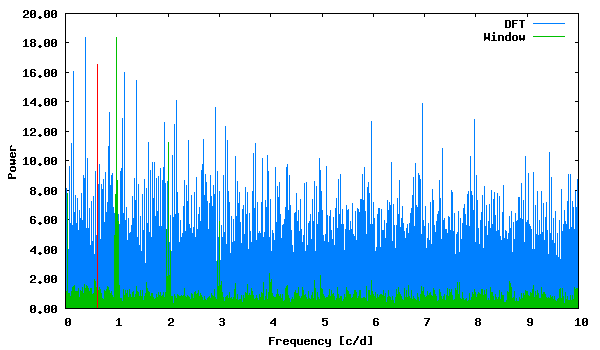

This figure's gnuplot source:
set term png size 600,350 medium
set colors classic
set output "phase_lc_12.deeming.png"
set xlabel "Frequency [c/d]"
set ylabel "Power"
set format y "%5.2f"
plot "deeming.periodogram" using 1:2 with lines linecolor 3 title "DFT", "deeming.periodogram" using 1:3 with lines linecolor 2 title "Window", "<echo '0.617237 16.54652917'" with impulses linecolor 1 title ""
 
